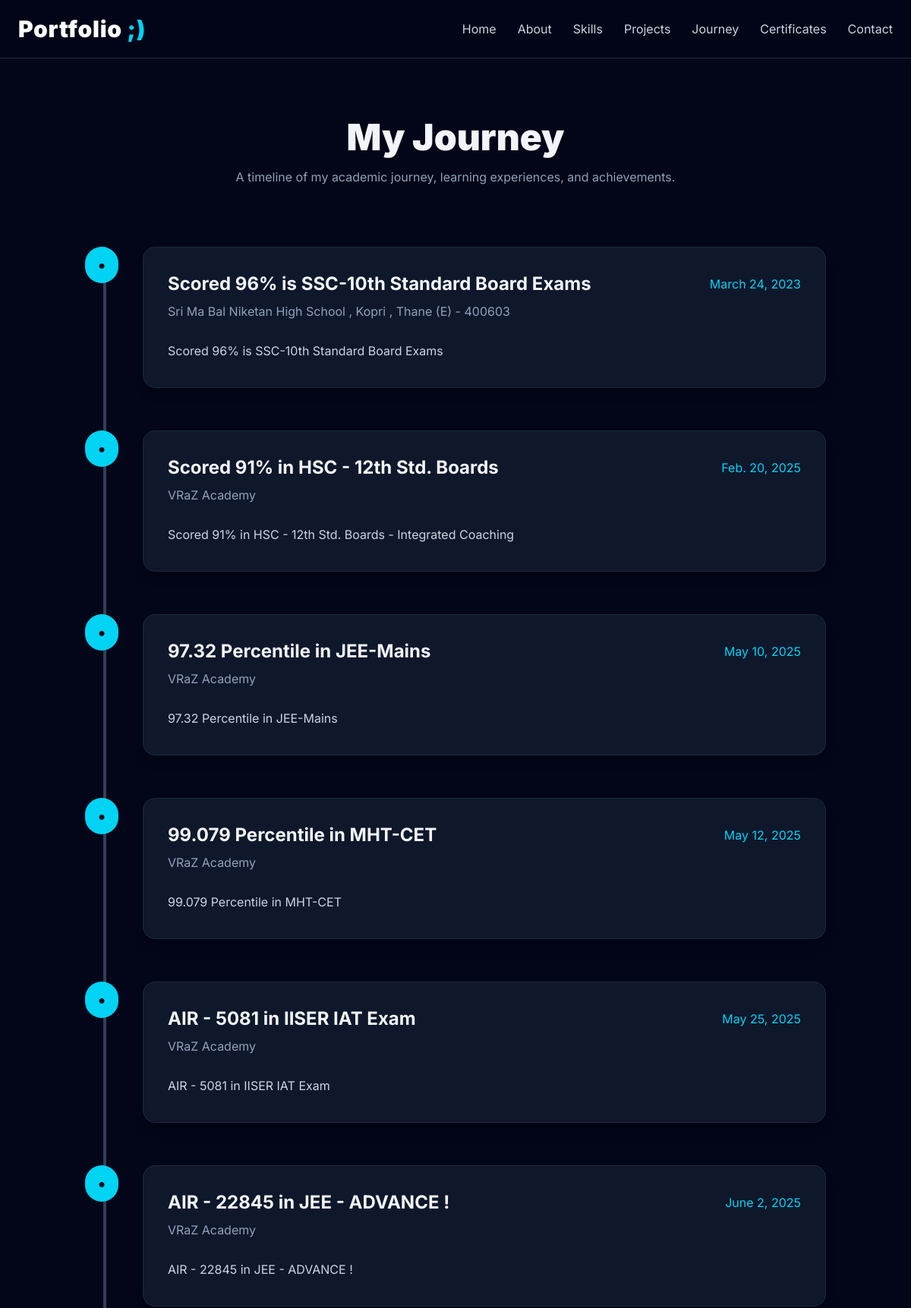
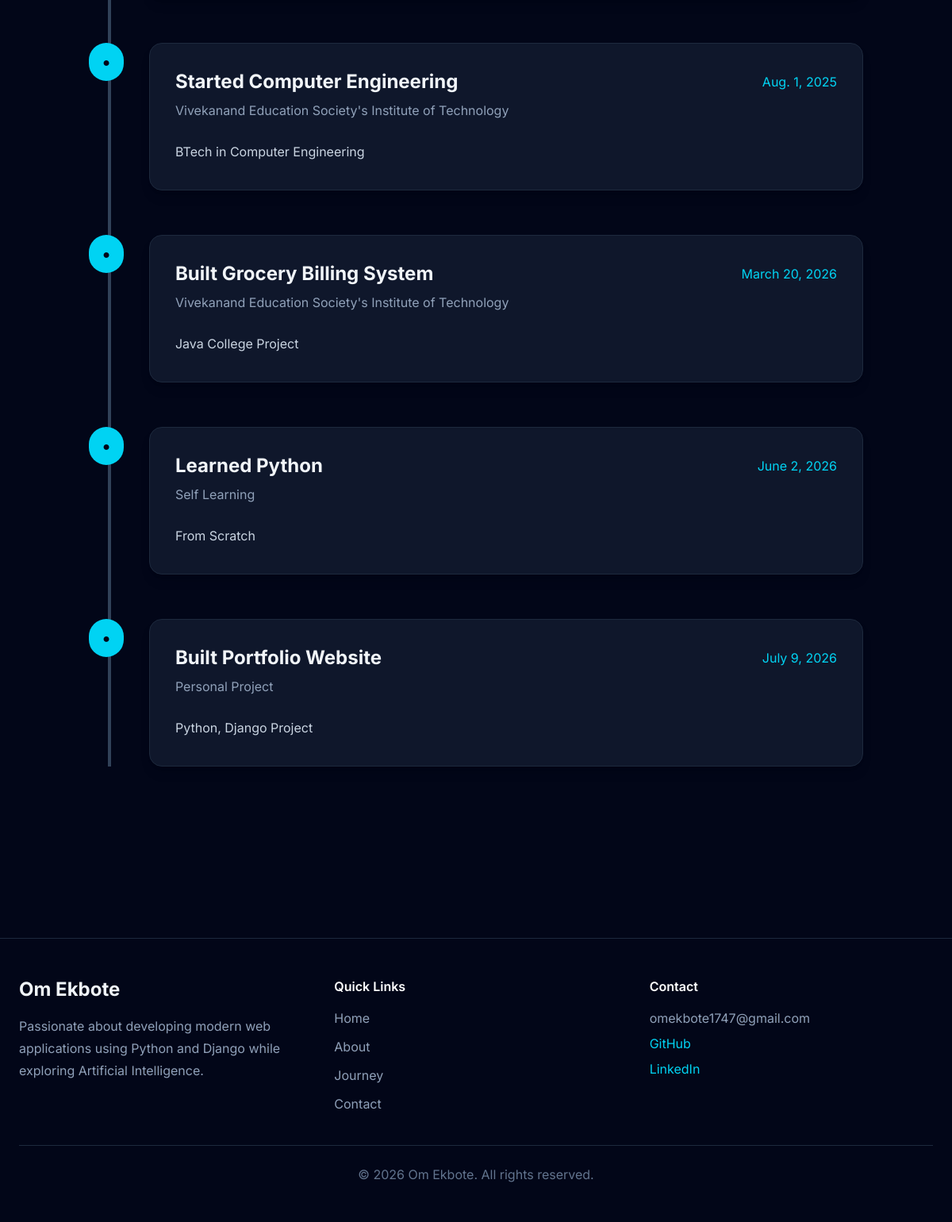
The page /journey/ on the database its author committed (2 pictures, top to bottom).
### website/models.py (models this page shows, shortened)
class Journey(models.Model):
    title = models.CharField(
        max_length=150
    )
    description = models.TextField()
    organization = models.CharField(
        max_length=150,
        blank=True
    )
    date = models.DateField()
    display_order = models.PositiveIntegerField(
        default=1
    )
    class Meta:
        ordering = [
            "date",
            "display_order"
        ]

class Profile(models.Model):
    full_name = models.CharField(max_length=100)
    title = models.CharField(max_length=150)
    short_bio = models.TextField()
    profile_image = models.ImageField(
        upload_to="profile/",
        blank=True,
        null=True
    )
    resume = models.FileField(
        upload_to="resume/",
        blank=True,
        null=True
    )
    email = models.EmailField()
    phone = models.CharField(
        max_length=20,
        blank=True
    )
    location = models.CharField(
        max_length=100,
        blank=True
    )
    github = models.URLField(
        blank=True
    )
    linkedin = models.URLField(
        blank=True
    )
    instagram = models.URLField(
        blank=True
    )
    about = models.TextField(
        blank=True,
        help_text="Detailed About Me section."
    )
    is_active = models.BooleanField(default=True)
    class Meta:
        verbose_name = "Profile"
        verbose_name_plural = "Profile"

### website/views.py (the view)
# urls.py: path("journey/", views.journey, name="journey"),
def journey(request):
    journey_items = Journey.objects.all()
    return render(
        request,
        "journey.html",
        {
            "journey_items": journey_items
        }
    )

### website/context_processors.py (called while the page is built)
def profile_context(request):
    profile = Profile.objects.filter(
        is_active=True
    ).first()
    return {
        "profile": profile,
        "project_count": Project.objects.count(),
        "skill_count": Skill.objects.count(),
        "certificate_count": Certificate.objects.count(),
    }

### templates/journey.html (shortened to what this page needs)
{% extends "base.html" %}
{% block content %}
<section class="bg-slate-950 min-h-screen py-20">
    <div class="max-w-5xl mx-auto px-6">
        <div class="text-center">
            <h1 class="text-5xl font-black">
                My Journey
            </h1>
            <p class="mt-4 text-slate-400">
                A timeline of my academic journey, learning experiences,
                and achievements.
            </p>
        </div>
        <div class="relative mt-20">
            <div
                class="absolute left-6 top-0 bottom-0 w-1 bg-slate-700">
            </div>
            {% for item in journey_items %}
            <div class="relative flex items-start mb-14">
                <div
                    class="w-12 h-12 rounded-full bg-cyan-400 flex items-center justify-center font-bold text-slate-950 z-10">
                    ●
                </div>
                <div
                    class="ml-8 bg-slate-900 border border-slate-800 rounded-2xl p-8 w-full shadow-lg hover:border-cyan-400 transition duration-300">
                    <div
                        class="flex flex-wrap justify-between items-center">
                        <h2
                            class="text-2xl font-bold">
                            {{ item.title }}
                        </h2>
                        <span
                            class="text-cyan-400">
                            {{ item.date }}
                        </span>
                    </div>
                    {% if item.organization %}
                    <p
                        class="mt-2 text-slate-400">
                        {{ item.organization }}
                    </p>
                    {% endif %}
                    <p
                        class="mt-6 text-slate-300 leading-8">
                        {{ item.description }}
                    </p>
                </div>
            </div>
            {% empty %}
            <div class="text-center text-slate-400 py-20">
                No journey entries added yet.
            </div>
            {% endfor %}
        </div>
    </div>
</section>
{% endblock %}

### templates/partials/footer.html
<footer class="border-t border-slate-800 mt-20 bg-slate-950">
    <div class="max-w-7xl mx-auto px-6 py-12">
        <div class="grid md:grid-cols-3 gap-10">
            <div>
                <h2 class="text-2xl font-bold">
                    {{ profile.full_name|default:"Your Portfolio" }}
                </h2>
                <p class="mt-4 text-slate-400 leading-7">
                    {{ profile.short_bio|truncatewords:20 }}
                </p>
            </div>
            <div>
                <h3 class="font-semibold text-white mb-4">
                    Quick Links
                </h3>
                <ul class="space-y-3 text-slate-400">
                    <li><a href="{% url 'home' %}" class="hover:text-cyan-400">Home</a></li>
                    <li><a href="{% url 'about' %}" class="hover:text-cyan-400">About</a></li>
                    <li><a href="{% url 'journey' %}" class="hover:text-cyan-400">Journey</a></li>
                    <li><a href="{% url 'contact' %}" class="hover:text-cyan-400">Contact</a></li>
                </ul>
            </div>
            <div>
                <h3 class="font-semibold text-white mb-4">
                    Contact
                </h3>
                <p class="text-slate-400">
                    {{ profile.email }}
                </p>
                {% if profile.github %}
                <a href="{{ profile.github }}"
                   target="_blank"
                   class="block mt-2 text-cyan-400">
                    GitHub
                </a>
                {% endif %}
                {% if profile.linkedin %}
                <a href="{{ profile.linkedin }}"
                   target="_blank"
                   class="block mt-2 text-cyan-400">
                    LinkedIn
                </a>
                {% endif %}
            </div>
        </div>
        <div class="border-t border-slate-800 mt-10 pt-6 text-center text-slate-500">
            © {% now "Y" %} {{ profile.full_name|default:"Portfolio" }}. All rights reserved.
        </div>
    </div>
</footer>

### rows shown on the page
Journey: title "Scored 96% is SSC-10th Standard Board Exams", date "March 24, 2023", organization "Sri Ma Bal Niketan High School , Kopri , Thane (E) - 400603", description "Scored 96% is SSC-10th Standard Board Exams"
Journey: title "Scored 91% in HSC - 12th Std. Boards", date "Feb. 20, 2025", organization "VRaZ Academy", description "Scored 91% in HSC - 12th Std. Boards - Integrated Coaching"
Journey: title "97.32 Percentile in JEE-Mains", date "May 10, 2025", organization "VRaZ Academy", description "97.32 Percentile in JEE-Mains"
Journey: title "99.079 Percentile in MHT-CET", date "May 12, 2025", organization "VRaZ Academy", description "99.079 Percentile in MHT-CET"
Journey: title "AIR - 5081 in IISER IAT Exam", date "May 25, 2025", organization "VRaZ Academy", description "AIR - 5081 in IISER IAT Exam"
Journey: title "AIR - 22845 in JEE - ADVANCE !", date "June 2, 2025", organization "VRaZ Academy", description "AIR - 22845 in JEE - ADVANCE !"
Journey: title "Started Computer Engineering", date "Aug. 1, 2025", organization "Vivekanand Education Society's Institute of Technology", description "BTech in Computer Engineering"
Journey: title "Built Grocery Billing System", date "March 20, 2026", organization "Vivekanand Education Society's Institute of Technology", description "Java College Project"
Journey: title "Learned Python", date "June 2, 2026", organization "Self Learning", description "From Scratch"
Journey: title "Built Portfolio Website", date "July 9, 2026", organization "Personal Project", description "Python, Django Project"
Profile: full_name "Om Ekbote", short_bio "Passionate about developing modern web applications using Python and Django while exploring Artificial Intelligence.", email "omekbote1747@gmail.com"
